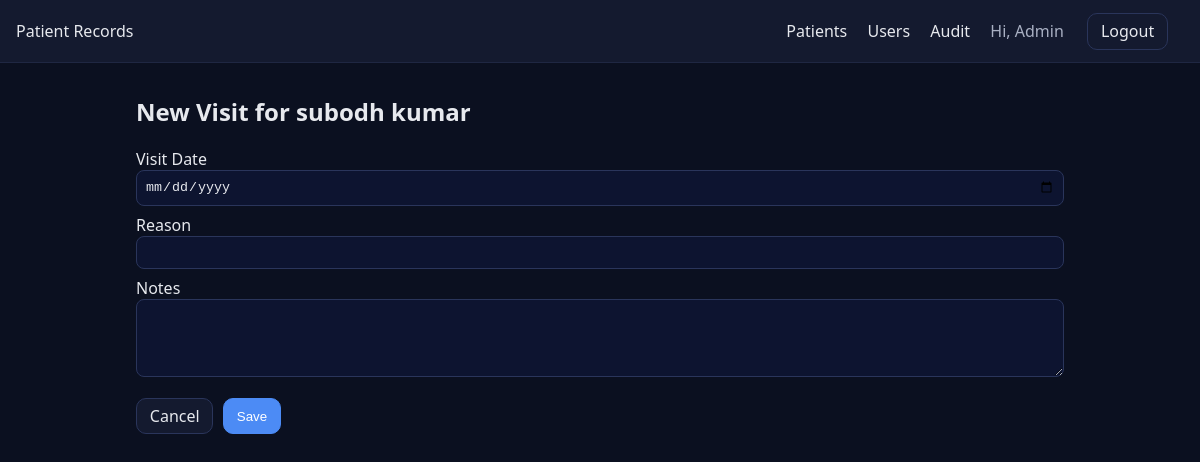
Screenshot of /patients/1/visits/new (signed in) with the database file from the repository.
### models.py (models this page shows, shortened)
class User(db.Model):
    id = db.Column(db.Integer, primary_key=True)
    email = db.Column(db.String(255), unique=True, nullable=False)
    name = db.Column(db.String(120), nullable=False)
    password_hash = db.Column(db.String(255), nullable=False)
    role = db.Column(db.String(32), default="clinician")  # admin, clinician
    active = db.Column(db.Boolean, default=True)
    @property
    def is_authenticated(self):
        return True

class Patient(db.Model):
    id = db.Column(db.Integer, primary_key=True)
    first_name = db.Column(db.String(120), nullable=False)
    last_name = db.Column(db.String(120), nullable=False)
    dob = db.Column(db.Date, nullable=False)
    gender = db.Column(db.String(20))
    address_enc = db.Column(db.LargeBinary)
    phone_enc = db.Column(db.LargeBinary)
    medical_history_enc = db.Column(db.LargeBinary)
    created_at = db.Column(db.DateTime, default=datetime.utcnow)
    updated_at = db.Column(db.DateTime, default=datetime.utcnow, onupdate=datetime.utcnow)

### app.py (the view, shortened to what this page needs)
    @app.route("/patients/<int:pid>/visits/new", methods=["GET","POST"])
    @login_required
    def visit_new(pid):
        p = Patient.query.get_or_404(pid)
        form = VisitForm()
        return render_template("visit_form.html", form=form, p=p)

### forms.py
class VisitForm(FlaskForm):
    visit_date = DateField("Visit Date", validators=[DataRequired()], format="%Y-%m-%d")
    reason = StringField("Reason")
    notes = TextAreaField("Notes")
    submit = SubmitField("Save")

### templates/visit_form.html (shortened to what this page needs)
{% extends 'base.html' %}
{% block content %}
<h2>New Visit for {{ p.first_name }} {{ p.last_name }}</h2>
<form method="post" novalidate>
  <div class="field">{{ form.visit_date.label }} {{ form.visit_date() }}</div>
  <div class="field">{{ form.reason.label }} {{ form.reason() }}</div>
  <div class="field">{{ form.notes.label }} {{ form.notes(rows=4) }}</div>
  <div class="actions">
    <a class="btn" href="{{ url_for('patient_detail', pid=p.id) }}">Cancel</a>
    {{ form.submit(class_="btn primary") }}
  </div>
</form>
{% endblock %}

### templates/base.html (shortened to what this page needs)
<!doctype html>
<html lang="en">
<head>
  <link rel="stylesheet" href="{{ url_for('static', filename='styles.css') }}">
</head>
<body>
  <nav class="navbar">
    <div class="nav-left"><a href="{{ url_for('index') }}">Patient Records</a></div>
    <div class="nav-right">
      {% if current_user.is_authenticated %}
        <a href="{{ url_for('patients_list') }}">Patients</a>
        {% if current_user.role == 'admin' %}
          <a href="{{ url_for('users_page') }}">Users</a>
          <a href="{{ url_for('audit_page') }}">Audit</a>
        {% endif %}
        <span class="user">Hi, {{ current_user.name }}</span>
        <a class="btn" href="{{ url_for('logout') }}">Logout</a>
      {% endif %}
    </div>
  </nav>
  <main class="container">
    {% block content %}{% endblock %}
  </main>
</body>
</html>

### static/styles.css (style rules this page uses)
:root { --bg: #0b1020; --card: #141a2f; --text: #e7e9ee; --muted: #a9b0c3; --primary: #4c8bf5; --danger: #e35b5b; }
* { box-sizing: border-box; }
body { margin: 0; font-family: system-ui, -apple-system, Segoe UI, Roboto, sans-serif; background: var(--bg); color: var(--text); }
a { color: var(--text); text-decoration: none; }
.container { max-width: 960px; margin: 2rem auto; padding: 0 1rem; }
.navbar { display:flex; justify-content: space-between; align-items:center; background: var(--card); padding: 0.8rem 1rem; border-bottom: 1px solid #1f2742; }
.navbar a { margin-right: 1rem; }
.navbar .btn { margin-left: 0.6rem; }
.user { color: var(--muted); margin-right: 0.6rem; }
h2, h3 { margin-top: 0; }
.btn { display:inline-block; background: var(--card); border: 1px solid #2a355b; padding: 0.4rem 0.8rem; border-radius: 10px; cursor: pointer; }
.btn.primary { background: var(--primary); border-color: var(--primary); color: white; }
.field { margin: 0.5rem 0; }
.field input, .field textarea, .field select { width: 100%; padding: 0.5rem; border-radius: 8px; border: 1px solid #2a355b; background: #0d1430; color: var(--text); }
.actions { margin-top: 1rem; display:flex; gap: 0.6rem; }

### rows the page displays
User: name "Admin"
Patient: first_name "subodh", last_name "kumar"
